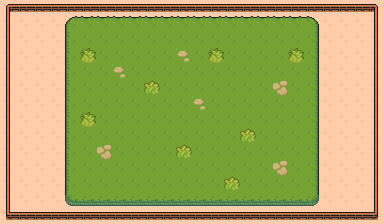

This game map was drawn from its Tiled (.tmx) file and the tilesets committed beside it. A one-line description and the full map source follow:
An orthogonal 24x14 tile map with 16x16 px tiles, 4 tile layers (Dasar, Tengah, Border, Rumut), 3 tilesets and 6 objects (6x Mole).

<map version="1.10" tiledversion="1.10.2" orientation="orthogonal" renderorder="right-down" width="24" height="14" tilewidth="16" tileheight="16" infinite="0" nextlayerid="7" nextobjectid="7">
 <tileset firstgid="1" source="TilesetField.tsx" />
 <tileset firstgid="76" source="TilesetNature.tsx" />
 <tileset firstgid="580" source="TilesetHouse.tsx" />
 <objectgroup id="6" name="lokasi">
  <object id="1" name="Mole" type="Mole" x="92" y="48.5" width="47.5" height="47.5" />
  <object id="2" name="Mole" type="Mole" x="170" y="26.5" width="48" height="47" />
  <object id="3" name="Mole" type="Mole" x="243.5" y="53.5" width="48" height="48" />
  <object id="4" name="Mole" type="Mole" x="86" y="122" width="48.5" height="47" />
  <object id="5" name="Mole" type="Mole" x="169" y="145.5" width="47.5" height="47.5" />
  <object id="6" name="Mole" type="Mole" x="256" y="128.5" width="47.5" height="47.5" />
 </objectgroup>
 <layer id="2" name="Dasar" width="24" height="14">
  <data encoding="csv">
52,52,52,52,52,52,52,52,52,52,52,52,52,52,52,52,52,52,52,52,52,52,52,52,
52,52,52,52,52,52,52,52,52,52,52,52,52,52,52,52,52,52,52,52,52,52,52,52,
52,52,52,52,52,52,52,52,52,52,52,52,52,52,52,52,52,52,52,52,52,52,52,52,
52,52,52,52,52,52,52,52,52,52,52,52,52,52,52,52,52,52,52,52,52,52,52,52,
52,52,52,52,52,52,52,52,52,52,52,52,52,52,52,52,52,52,52,52,52,52,52,52,
52,52,52,52,52,52,52,52,52,52,52,52,52,52,52,52,52,52,52,52,52,52,52,52,
52,52,52,52,52,52,52,52,52,52,52,52,52,52,52,52,52,52,52,52,52,52,52,52,
52,52,52,52,52,52,52,52,52,52,52,52,52,52,52,52,52,52,52,52,52,52,52,52,
52,52,52,52,52,52,52,52,52,52,52,52,52,52,52,52,52,52,52,52,52,52,52,52,
52,52,52,52,52,52,52,52,52,52,52,52,52,52,52,52,52,52,52,52,52,52,52,52,
52,52,52,52,52,52,52,52,52,52,52,52,52,52,52,52,52,52,52,52,52,52,52,52,
52,52,52,52,52,52,52,52,52,52,52,52,52,52,52,52,52,52,52,52,52,52,52,52,
52,52,52,52,52,52,52,52,52,52,52,52,52,52,52,52,52,52,52,52,52,52,52,52,
52,52,52,52,52,52,52,52,52,52,52,52,52,52,52,52,52,52,52,52,52,52,52,52
</data>
 </layer>
 <layer id="3" name="Tengah" width="24" height="14">
  <data encoding="csv">
0,0,0,0,0,0,0,0,0,0,0,0,0,0,0,0,0,0,0,0,0,0,0,0,
0,0,0,0,31,32,32,32,32,32,32,32,32,32,32,32,32,32,32,33,0,0,0,0,
0,0,0,0,36,37,37,37,37,37,37,37,37,37,37,37,37,37,37,38,0,0,0,0,
0,0,0,0,36,37,37,37,37,37,37,37,37,37,37,37,37,37,37,38,0,0,0,0,
0,0,0,0,36,37,37,37,37,37,37,37,37,37,37,37,37,37,37,38,0,0,0,0,
0,0,0,0,36,37,37,37,37,37,37,37,37,37,37,37,37,37,37,38,0,0,0,0,
0,0,0,0,36,37,37,37,37,37,37,37,37,37,37,37,37,37,37,38,0,0,0,0,
0,0,0,0,36,37,37,37,37,37,37,37,37,37,37,37,37,37,37,38,0,0,0,0,
0,0,0,0,36,37,37,37,37,37,37,37,37,37,37,37,37,37,37,38,0,0,0,0,
0,0,0,0,36,37,37,37,37,37,37,37,37,37,37,37,37,37,37,38,0,0,0,0,
0,0,0,0,36,37,37,37,37,37,37,37,37,37,37,37,37,37,37,38,0,0,0,0,
0,0,0,0,36,37,37,37,37,37,37,37,37,37,37,37,37,37,37,38,0,0,0,0,
0,0,0,0,41,42,42,42,42,42,42,42,42,42,42,42,42,42,42,43,0,0,0,0,
0,0,0,0,0,0,0,0,0,0,0,0,0,0,0,0,0,0,0,0,0,0,0,0
</data>
 </layer>
 <layer id="4" name="Border" width="24" height="14">
  <data encoding="csv">
786,822,822,822,822,822,822,822,822,822,822,822,822,822,822,822,822,822,822,822,822,822,822,787,
789,0,0,0,0,0,0,0,0,0,0,0,0,0,0,0,0,0,0,0,0,0,0,789,
789,0,0,0,0,0,0,0,0,0,0,0,0,0,0,0,0,0,0,0,0,0,0,789,
789,0,0,0,0,0,0,0,0,0,0,0,0,0,0,0,0,0,0,0,0,0,0,789,
789,0,0,0,0,0,0,0,0,0,0,0,0,0,0,0,0,0,0,0,0,0,0,789,
789,0,0,0,0,0,0,0,0,0,0,0,0,0,0,0,0,0,0,0,0,0,0,789,
789,0,0,0,0,0,0,0,0,0,0,0,0,0,0,0,0,0,0,0,0,0,0,789,
789,0,0,0,0,0,0,0,0,0,0,0,0,0,0,0,0,0,0,0,0,0,0,789,
789,0,0,0,0,0,0,0,0,0,0,0,0,0,0,0,0,0,0,0,0,0,0,789,
789,0,0,0,0,0,0,0,0,0,0,0,0,0,0,0,0,0,0,0,0,0,0,789,
789,0,0,0,0,0,0,0,0,0,0,0,0,0,0,0,0,0,0,0,0,0,0,789,
789,0,0,0,0,0,0,0,0,0,0,0,0,0,0,0,0,0,0,0,0,0,0,789,
789,0,0,0,0,0,0,0,0,0,0,0,0,0,0,0,0,0,0,0,0,0,0,789,
819,822,822,822,822,822,822,822,822,822,822,822,822,822,822,822,822,822,822,822,822,822,822,820
</data>
 </layer>
 <layer id="5" name="Rumut" width="24" height="14">
  <data encoding="csv">
0,0,0,0,0,0,0,0,0,0,0,0,0,0,0,0,0,0,0,0,0,0,0,0,
0,0,0,0,0,0,0,0,0,0,0,0,0,0,0,0,0,0,0,0,0,0,0,0,
0,0,0,0,0,0,0,0,0,0,0,0,0,0,0,0,0,0,0,0,0,0,0,0,
0,0,0,0,0,349,0,0,0,0,0,523,0,349,0,0,0,0,349,0,0,0,0,0,
0,0,0,0,0,0,0,523,0,0,0,0,0,0,0,0,0,0,0,0,0,0,0,0,
0,0,0,0,0,0,0,0,0,348,0,0,0,0,0,0,0,524,0,0,0,0,0,0,
0,0,0,0,0,0,0,0,0,0,0,0,523,0,0,0,0,0,0,0,0,0,0,0,
0,0,0,0,0,349,0,0,0,0,0,0,0,0,0,0,0,0,0,0,0,0,0,0,
0,0,0,0,0,0,0,0,0,0,0,0,0,0,0,348,0,0,0,0,0,0,0,0,
0,0,0,0,0,0,524,0,0,0,0,348,0,0,0,0,0,0,0,0,0,0,0,0,
0,0,0,0,0,0,0,0,0,0,0,0,0,0,0,0,0,524,0,0,0,0,0,0,
0,0,0,0,0,0,0,0,0,0,0,0,0,0,348,0,0,0,0,0,0,0,0,0,
0,0,0,0,0,0,0,0,0,0,0,0,0,0,0,0,0,0,0,0,0,0,0,0,
0,0,0,0,0,0,0,0,0,0,0,0,0,0,0,0,0,0,0,0,0,0,0,0
</data>
 </layer>
</map>
